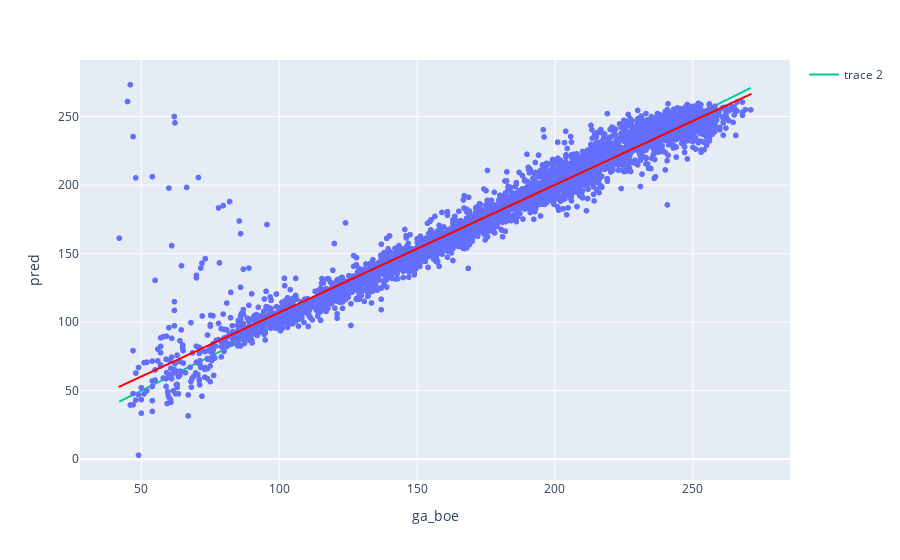

Notebook cell for this chart:
### Code cell
fig = px.scatter(df_folds, x="ga_boe", y="pred", trendline='ols', trendline_color_override="red")
fig.add_trace(go.Scatter(x=df_folds["ga_boe"], y=df_folds["ga_boe"]))
fig

### Figure 1 — Plotly figure (JSON) as saved in the notebook; plotly's stock layout.template omitted (floating-point values rounded to 4 significant figures; data arrays with more than 128 entries replaced by an {"elided": "..."} marker saying what was removed)
{"data": [{"hovertemplate": "ga_boe=%{x}<br>pred=%{y}<extra></extra>", "legendgroup": "", "marker": {"color": "#636efa", "symbol": "circle"}, "mode": "markers", "name": "", "showlegend": false, "type": "scattergl", "x": {"elided": "3358 float values"}, "xaxis": "x", "y": {"elided": "3358 float values"}, "yaxis": "y"}, {"hovertemplate": "<b>OLS trendline</b><br>pred = 0.932382 * ga_boe + 13.7306<br>R<sup>2</sup>=0.929931<br><br>ga_boe=%{x}<br>pred=%{y} <b>(trend)</b><extra></extra>", "legendgroup": "", "line": {"color": "red"}, "marker": {"color": "#636efa", "symbol": "circle"}, "mode": "lines", "name": "", "showlegend": false, "type": "scattergl", "x": {"elided": "3358 float values"}, "xaxis": "x", "y": {"elided": "3358 float values"}, "yaxis": "y"}, {"type": "scatter", "x": {"elided": "3358 float values"}, "y": {"elided": "3358 float values"}}], "layout": {"autosize": true, "legend": {"tracegroupgap": 0}, "margin": {"t": 60}, "xaxis": {"anchor": "y", "autorange": true, "domain": [0, 1], "range": [28.51, 284.5], "title": {"text": "ga_boe"}, "type": "linear"}, "yaxis": {"anchor": "x", "autorange": true, "domain": [0, 1], "range": [-18.06, 294.2], "title": {"text": "pred"}, "type": "linear"}}}
